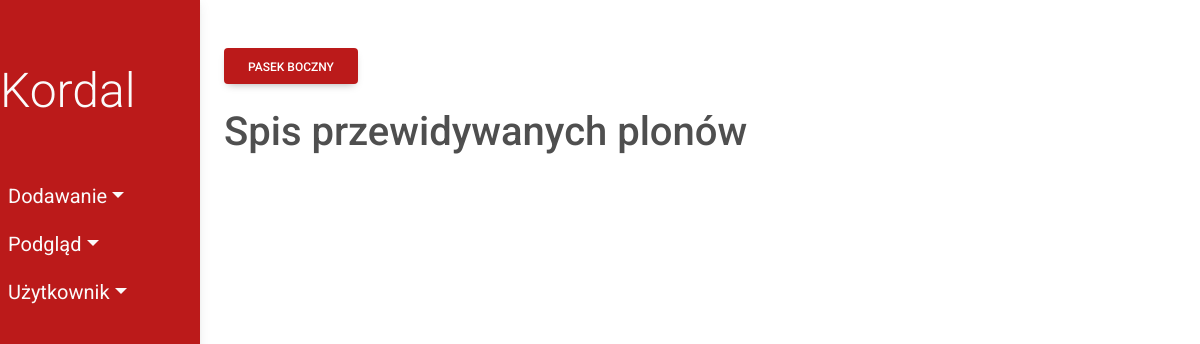
Before: /predicted_crops/ with the older database file.
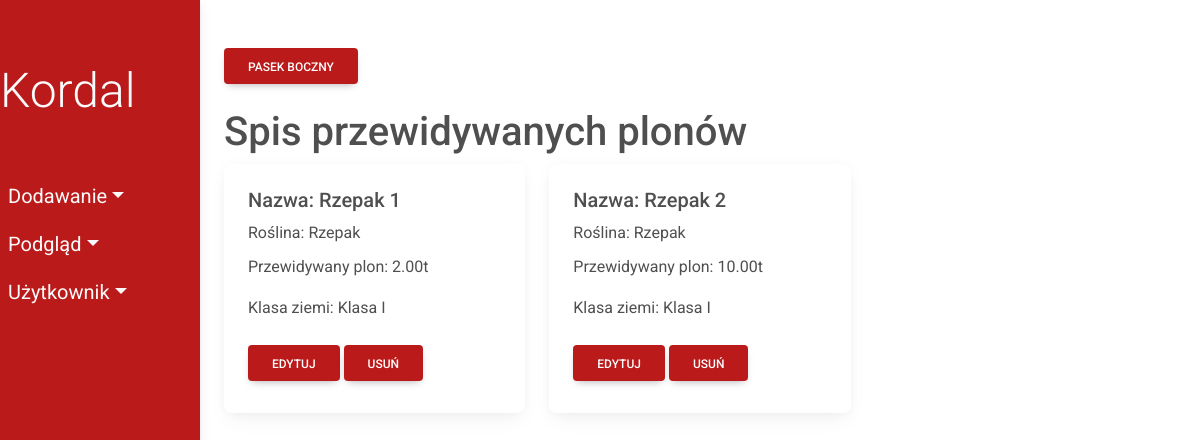
After: the same page with the newer database file.
### fields/models.py (models this page shows, shortened)
class PredictedCrop(models.Model):
    predicted_crop_name = models.CharField(max_length=50)
    plant = models.ForeignKey(Plant, on_delete=models.CASCADE)
    crop_mass = models.DecimalField(max_digits=10, decimal_places=2)
    class_field = models.ForeignKey(
        ClassField, on_delete=models.CASCADE, db_column='class_id')
    class Meta:
        db_table = 'PredictedCrop'

class Plant(models.Model):
    plant_name = models.CharField(max_length=50)
    seed_price = models.DecimalField(max_digits=10, decimal_places=2)
    class Meta:
        db_table = 'Plant'
    def __str__(self):
        return self.plant_name

class ClassField(models.Model):
    class_name = models.CharField(max_length=10)
    class Meta:
        db_table = 'ClassField'
    def __str__(self):
        return self.class_name

### fields/views/viewsPredictedCrop.py (the view)
# urls.py: path('predicted_crops/', viewsPredictedCrop.show_predicted_crops,
def show_predicted_crops(request):
    predicted_crops = PredictedCrop.objects.all()
    return render(request, 'fields/show/predictedCrop.html', {'predicted_crops': predicted_crops})

### fields/templates/fields/show/predictedCrop.html
{% extends 'fields/index.html' %}
      {% block content %}
      <h1>Spis przewidywanych plonów</h1>
      <div class="row">
        {% for predicted_crop in predicted_crops %}
        <div class="col-sm-4">
          <div class="card">
            <div class="card-body">
              <h5 class="card-title">Nazwa: {{ predicted_crop.predicted_crop_name}}</h5>
              <p class="card-title">Roślina: {{ predicted_crop.plant}}</p>
              <p class="card-text">Przewidywany plon: {{ predicted_crop.crop_mass}}t</p>
              <p class="card-text">Klasa ziemi: {{ predicted_crop.class_field}}</p>
              <a href="update/{{predicted_crop.id}}" class="btn my-2 menu-btn">Edytuj</a>
              <a href="delete/{{predicted_crop.id}}" class="btn my-2 menu-btn">Usuń</a>
            </div>
          </div>
        </div>
        {% endfor %}
      </div>
    {% endblock %}

Changed rows visible on the page:
added PredictedCrop: predicted_crop_name "Rzepak 1", plant "Rzepak", crop_mass "2.00", class_field "Klasa I"
added PredictedCrop: predicted_crop_name "Rzepak 2", plant "Rzepak", crop_mass "10.00", class_field "Klasa I"
